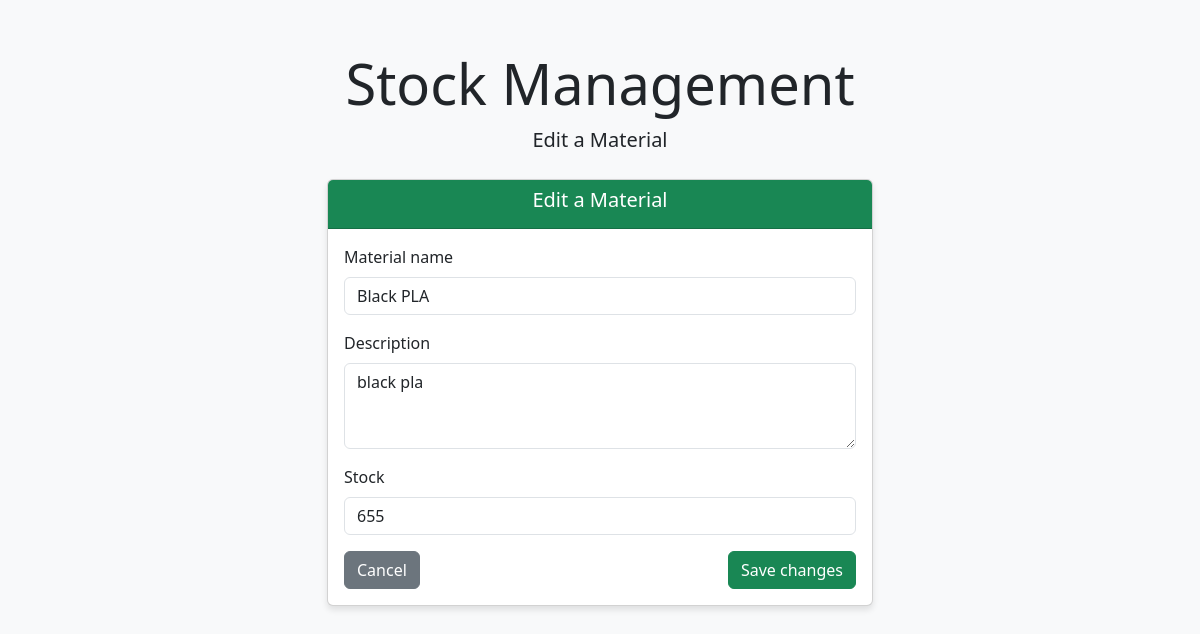
The app's page /material/1/edit with its own data.
### model/model.py (models this page shows, shortened)
class Material(Base):
    __tablename__ = 'materials'
    material_id = Column(Integer, primary_key=True)
    name = Column(String)
    description = Column(String)
    stock = Column(Integer)
    purchases = relationship("MaterialPurchase", back_populates="material", cascade="all, delete-orphan")
    products = relationship("ProductMaterial", back_populates="material", cascade="all, delete-orphan")

### app.py (the view, shortened to what this page needs)
@app.route('/material/<int:material_id>/edit', methods=['GET', 'POST'])
def edit_material(material_id):
    material_controller = MaterialController(session)
    material = material_controller.get_material(material_id)
    if not material:
        return "Material not found", 404
    return render_template('edit_material.html', material=material)

### controller/controller.py (called while the page is built)
    def get_material(self, material_id):
        return self.session.query(Material).filter_by(material_id=material_id).first()

### templates/edit_material.html (shortened to what this page needs)
<!DOCTYPE html>
<html lang="en">
<head>
    <link href="https://cdn.jsdelivr.net/npm/bootstrap@5.3.0/dist/css/bootstrap.min.css" rel="stylesheet">
</head>
<body>
    <div class="container">
        <div class="text-center mb-4">
            <h1 class="display-4">Stock Management</h1>
            <p class="lead">Edit a Material</p>
        </div>
        <div class="row justify-content-center">
            <div class="col-md-6">
                <div class="card">
                    <div class="card-header text-center bg-success text-white">
                        <h5>Edit a Material</h5>
                    </div>
                    <div class="card-body">
                        <form method="POST">
                            <div class="mb-3">
                                <label for="name" class="form-label">Material name</label>
                                <input type="text" class="form-control" id="name" name="name" value="{{material.name}}" required>
                            </div>
                            <div class="mb-3">
                                <label for="description" class="form-label">Description</label>
                                <textarea class="form-control" id="description" name="description" rows="3" required>{{material.description}}</textarea>
                            </div>
                            <div class="mb-3">
                                <label for="stock" class="form-label">Stock</label>
                                <input type="number" class="form-control" id="stock" name="stock" step="1" value="{{material.stock}}" required>
                            </div>
                            <div class="d-flex justify-content-between">
                                <a href="/materials" class="btn btn-secondary">Cancel</a>
                                <button type="submit" class="btn btn-success">Save changes</button>
                            </div>
                        </form>
                    </div>
                </div>
            </div>
        </div>
    </div>
</body>
</html>

### templates/edit_material.html (style rules this page uses)
body { background-color: #f8f9fa; }
.container { margin-top: 50px; }
.card { box-shadow: 0 4px 6px rgba(0, 0, 0, 0.1); }

### records on screen
Material: name "Black PLA", description "black pla", stock "655"
